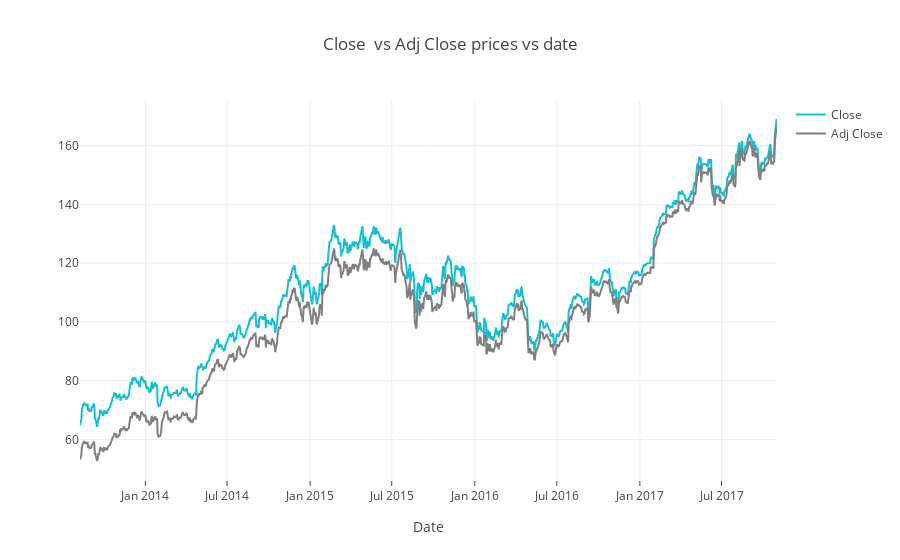

The notebook cell saved with this chart:
### Markdown cell above
## exploring training data

### Code cell
Adj_close = train_data['Adj Close']
trace1 = go.Scatter(
                    x = train_data.Date,
                    y = train_data.Close,
                    mode = "lines",
                    name = "Close",
                    marker = dict(color = '#17BECF'))

trace2 = go.Scatter(
                    x = train_data.Date,
                    y = Adj_close,
                    mode = "lines",
                    name = "Adj Close",
                    marker = dict(color = '#7F7F7F'))
data = [trace1, trace2]
layout = dict(title = 'Close  vs Adj Close prices vs date',
              xaxis= dict(title= 'Date',ticklen= 5,zeroline= True))
fig = dict(data = data, layout = layout)
iplot(fig,filename="Close and Adj Close prices")

### Figure 1 — Plotly figure (JSON) as saved in the notebook; plotly's stock layout.template omitted (floating-point values rounded to 4 significant figures; data arrays with more than 128 entries replaced by an {"elided": "..."} marker saying what was removed)
{"data": [{"marker": {"color": "#17BECF"}, "mode": "lines", "name": "Close", "type": "scatter", "uid": "ba58c870-9fb1-11e8-8378-d053494eb1af", "x": {"elided": "1067 str values"}, "y": {"elided": "1067 float values"}}, {"marker": {"color": "#7F7F7F"}, "mode": "lines", "name": "Adj Close", "type": "scatter", "uid": "ba58c871-9fb1-11e8-8378-d053494eb1af", "x": {"elided": "1067 str values"}, "y": {"elided": "1067 float values"}}], "layout": {"title": "Close  vs Adj Close prices vs date", "xaxis": {"ticklen": 5, "title": "Date", "zeroline": true}}}
